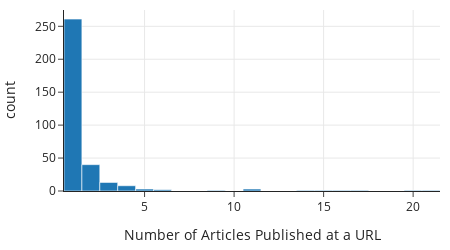

The code cell stored with this chart in its notebook:
### Markdown cell above
Our train set has 584 rows, and we have found that there are 337 unique publishing websites. This means that the dataset includes many publications with only a few articles. A histogram of the number of articles published by each website confirms this:

### Code cell
fig=px.histogram(X_train['baseurl'].value_counts(), width=450, height=250,
            labels={"value":"Number of Articles Published at a URL"})

fig.update_layout(showlegend=False)

### Figure 1 — Plotly figure (JSON) as saved in the notebook; plotly's stock layout.template omitted (floating-point values rounded to 4 significant figures; data arrays with more than 128 entries replaced by an {"elided": "..."} marker saying what was removed)
{"data": [{"alignmentgroup": "True", "bingroup": "x", "hovertemplate": "variable=count<br>Number of Articles Published at a URL=%{x}<br>count=%{y}<extra></extra>", "legendgroup": "count", "marker": {"color": "#1F77B4", "pattern": {"shape": ""}}, "name": "count", "offsetgroup": "count", "orientation": "v", "showlegend": true, "type": "histogram", "x": {"elided": "337 int values"}, "xaxis": "x", "yaxis": "y"}], "layout": {"barmode": "relative", "height": 250, "legend": {"title": {"text": "variable"}, "tracegroupgap": 0}, "showlegend": false, "width": 450, "xaxis": {"anchor": "y", "domain": [0, 1], "title": {"text": "Number of Articles Published at a URL"}}, "yaxis": {"anchor": "x", "domain": [0, 1], "title": {"text": "count"}}}}
